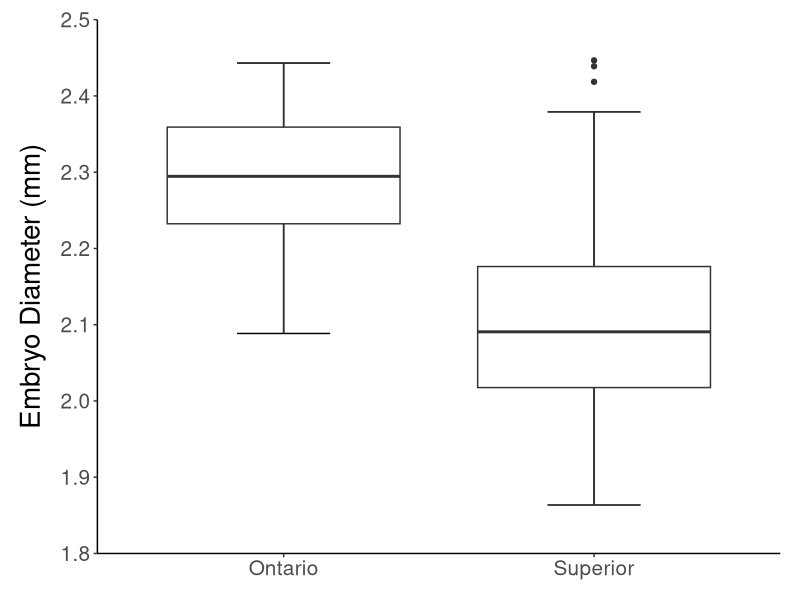

Write the R code that produced this figure. (Note: this script raises an error after producing the figure.)
## ===========================================================
## Clear the environment first
## ===========================================================
rm(list = ls(all.names = TRUE))


## ===========================================================
## Load packages
## ===========================================================
library(dplyr)
library(readxl)
library(magrittr)
library(ggplot2)


## ===========================================================
## Load embryo diameter data
## ===========================================================
data <- read_excel("data/Artedi-Temperature-Experiments-EmbryoMeasurements-2020.xlsx", sheet = "Data") %>% 
  mutate(female = factor(female))


ggplot(data, aes(x = population, y = dia_mm)) +
  stat_boxplot(geom = 'errorbar', width = 0.3) +
  geom_boxplot() +
  scale_y_continuous(limits = c(1.8, 2.5), breaks = seq(1.8, 2.5, 0.1), expand = c(0, 0)) +
  scale_x_discrete(labels = c("Ontario", "Superior")) +
  labs(x = "", y = "Embryo Diameter (mm)") +
  theme_classic() +
  theme(axis.title.x = element_blank(),
        axis.title.y = element_text(color = "Black", size = 20, margin = margin(0, 10, 0, 0)),
        axis.text.x = element_text(size = 15),
        axis.text.y = element_text(size = 15),
        legend.title = element_blank(),
        legend.text = element_text(size = 15),
        legend.key.size = unit(1.0, 'cm'),
        legend.position = "top",
        plot.margin = unit(c(5, 5, 5, 5), 'mm'))

ggsave("figures/adult/2020-EmbryoDiameter.png", width = 5, height = 7, dpi = 300)


ggplot(data, aes(x = f_wt_g, y = dia_mm, group = population, color = population)) +
  geom_point() +
  geom_smooth(method = "lm", se = FALSE) +
  theme_bw()


ggplot(data, aes(x = f_tl_mm, y = dia_mm, group = population, color = population)) +
  geom_point() +
  geom_smooth(method = "lm", se = FALSE) +
  theme_bw()

